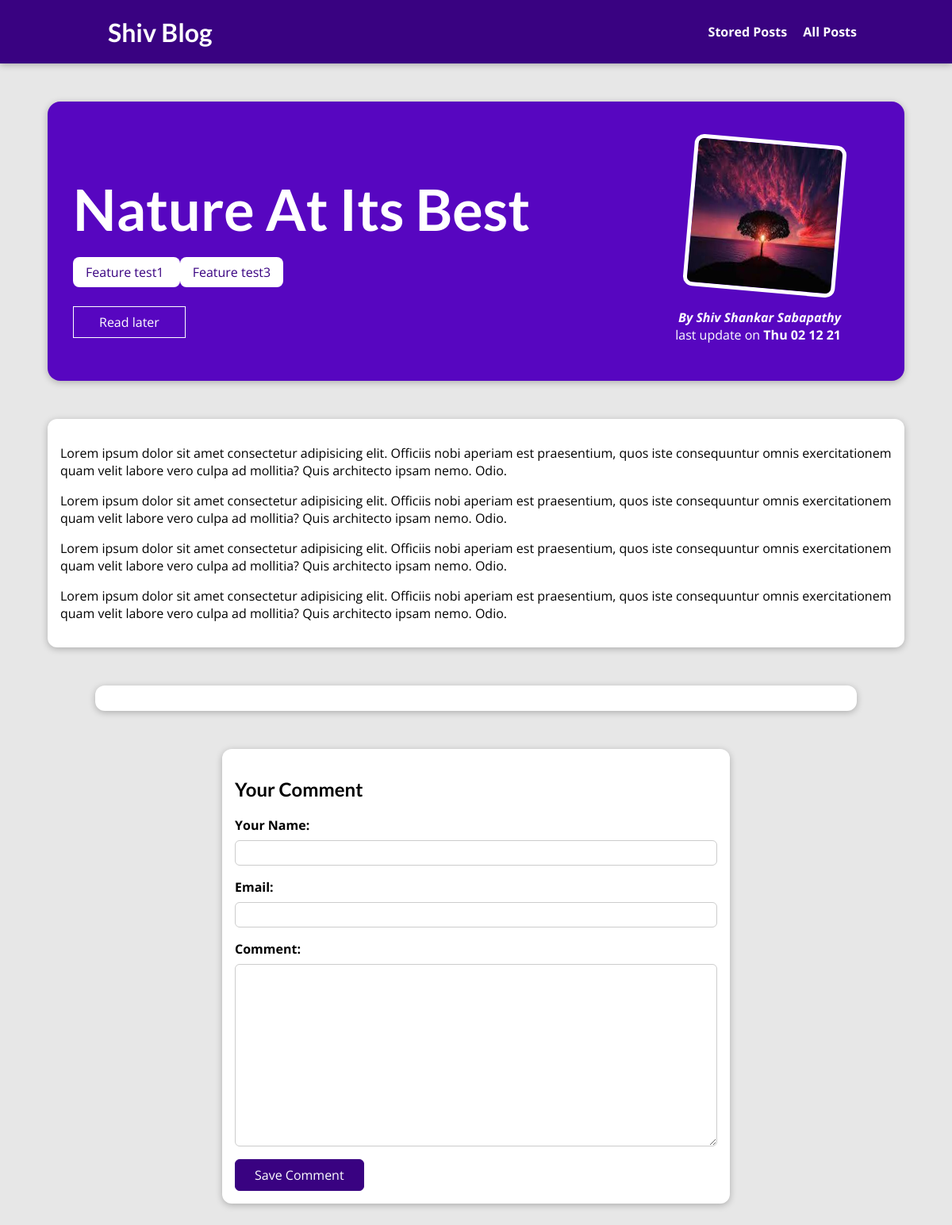
The app's page /blogs/into-the-woods, older data.
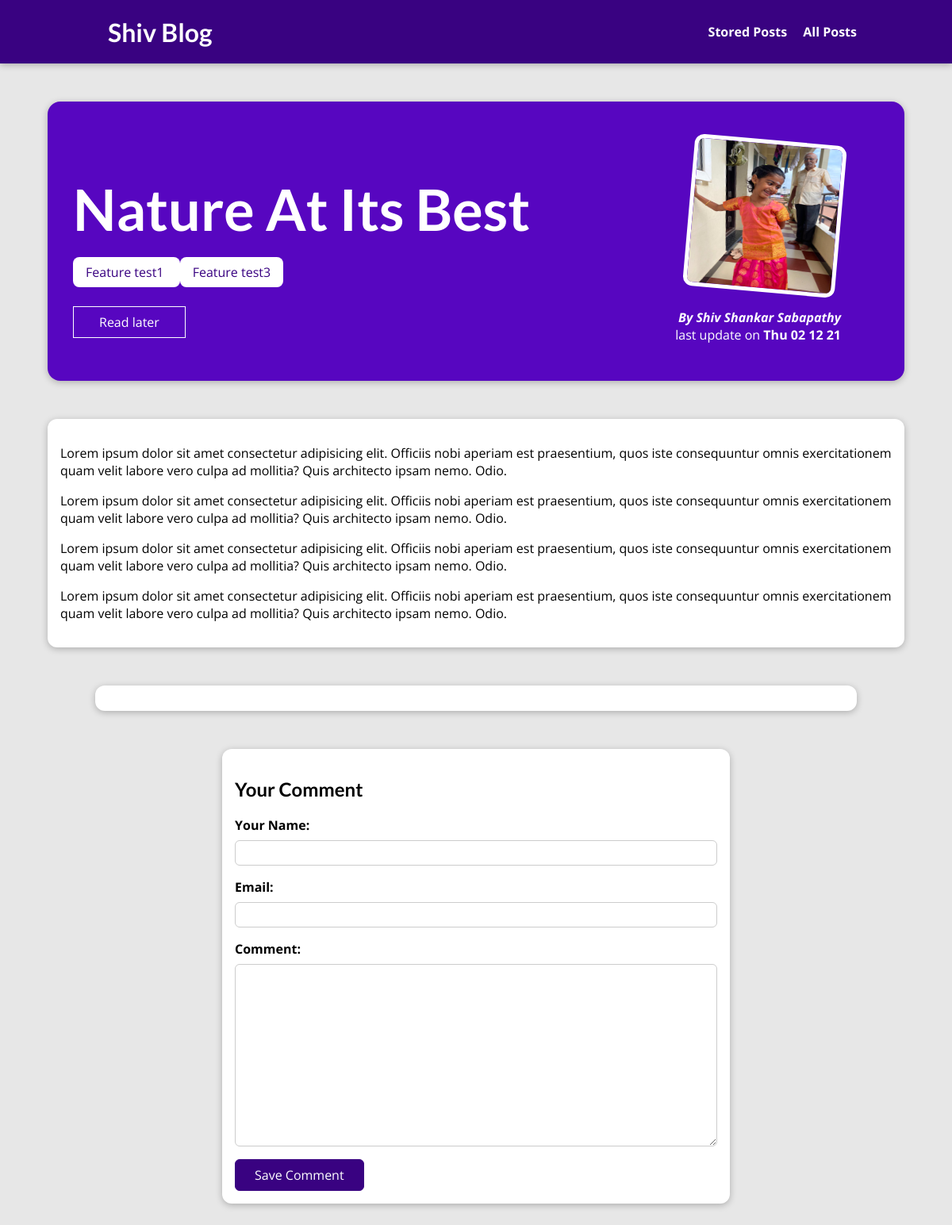
The same page, newer data.
### blog/models.py (models this page shows, shortened)
class Post(models.Model):
    title = models.CharField(max_length=100)
    excerpt = models.CharField(max_length=200)
    image = models.ImageField(upload_to='Prof_img', null = True)
    date = models.DateTimeField(auto_now_add=True)
    slug = models.SlugField(unique = True)
    content = models.TextField(validators= [MinLengthValidator(0)])
    author = models.ForeignKey(Author, null= True, on_delete=models.SET_NULL, related_name='Post')
    tags = models.ManyToManyField(Tag)

class Tag(models.Model):
    caption = models.CharField(max_length=50)

class Author(models.Model):
    first_name = models.CharField(max_length=50)
    last_name = models.CharField(max_length=50)
    email = models.EmailField()
    def full_name(self):
        return f'{self.first_name} {self.last_name}'
    def __str__(self):
        return self.full_name()

### blog/views.py (the view, shortened to what this page needs)
# urls.py: path('blogs/<slug:slug>', views.DetailPost.as_view(), name='blog_details'),
class DetailPost(View):
    def is_stored_post(self,request,post_id):
        stored_post = request.session.get('stored_post')
        if stored_post is not None:
            is_stored_for_later = post_id in stored_post
        else:
            is_stored_for_later = False
        return is_stored_for_later
    def get(self, request, slug):
        post = Post.objects.get(slug = slug)
        details = {
            'post_detail': post,
            'post_tag': post.tags.all(),
            'comment_form': CommentForm(),
            'comment': post.comments.all().order_by('-id'),
            'save_for_later': self.is_stored_post(request, post.id)
        }
        return render(request, 'blog/detail_post.html', details)

### blog/forms.py
class CommentForm(forms.ModelForm):
    class Meta:
        model = Comment
        exclude = ['post'] #this will exclude the listed fields
        labels = {
            'user_name': 'Your Name',
            'email': 'Email',
            'text': 'Comment'
        }

### blog/templates/blog/detail_post.html (shortened to what this page needs)
{% extends 'base.html' %}
{% load static %}
{% block css_file %}
    <link rel="stylesheet" href="{% static 'blog/detail_post.css' %}">
{% endblock css_file %}
{% block content %}
<section id="summary">
    <h2> {{ post_detail.title | title}} </h2>
    <br>
    <div>
        {% for tag in post_tag %}
            <span class="tag"> {{tag.caption}} </span>
        {% endfor %}
    </div>
    <div id="read-later">
        <form action="{% url 'read_later' %}" method = "POST" >
            <button>
                {% if save_for_later %}
                    Remove from Read later list
                {% else %}
                    Read later
                {% endif %}
            </button>
        </form>
    </div>
    <article>
        <img src="{{ post_detail.image.url }}" alt="{{ post_detail.title }}" />
        <address> By <a href="mailto: {{ post_detail.author.email}}"> {{post_detail.author | title}} </a> </address>
        <div>last update on <time> {{post_detail.date | date:"D d m y"}}</time> </div>
    </article>
</section>
<main>
    {{post_detail.content | linebreaks}}
</main>
<section id="comments">
</section>
<section id="comment-form">
    <h2> Your Comment </h2>
    <form action="{% url "blog_details" post_detail.slug %}" method="POST">
        {% for form_field in comment_form %}
            <div class = "form-control {% if form_field.errors%} invalid {% endif %}">
                {{ form_field.label_tag }}
                {{ form_field }}
            </div>
        {% endfor %}
        <button> Save Comment </button>
    </form>
</section>
{% endblock content%}

### templates/base.html (shortened to what this page needs)
{% load static %}
<!DOCTYPE html>
<html lang="en">
<head>
    <link rel="stylesheet" href="{% static "app.css" %}">
    {% block css_file %}
    {% endblock css_file %}
</head>
<body>
  <header id="main-navigation">
    <h1><a href="{% url 'home' %}">Shiv Blog</a></h1>
    <nav>
      <a href="{% url 'read_later' %}">Stored Posts</a>
      <a href="{% url 'blogs' %}">All Posts</a>
    </nav>
  </header>
  <section id="all_post_sec">
  {% block content %}
  {% endblock content %}
  </section>
</body>
</html>

### static/app.css (style rules this page uses)
* { box-sizing: border-box; }
html { font-family: 'Open Sans', 'Lato', sans-serif; }
body { margin: 0; }
h1, h2, h3 { font-family: 'Lato', sans-serif; font-weight: bold; }
#main-navigation { width: 100%; height: 5rem; display: flex; justify-content: space-between; align-items: center; padding: 0 10%; position: absolute; top: 0; left: 0; }
#main-navigation a { text-decoration: none; color: white; font-weight: bold; margin-left: 1rem; }

### blog/static/blog/detail_post.css (style rules this page uses)
body { background-color: #e7e7e7; }
#main-navigation { background-color: #390281; box-shadow: 0 2px 8px rgba(0, 0, 0, 0.25); }
#summary { margin: 8rem auto 3rem auto; padding: 2rem; width: 90%; max-width: 90rem; border-radius: 16px; background-color: #5706c0; position: relative; box-shadow: 0 2px 8px rgba(0, 0, 0, 0.25); height: 22rem; }
#summary h2 { color: white; font-size: 4.5rem; margin-bottom: 0.25rem; }
#summary article { position: absolute; top: 2rem; right: 3rem; padding: 1rem 2rem; border-radius: 12px; text-align: right; color: white; }
#summary article img { width: 12rem; height: 12rem; border-radius: 12px; transform: rotateZ(5deg); border: 5px solid white; margin-bottom: 1rem; }
#summary address { font-weight: bold; }
#summary a { color: white; text-decoration: none; }
#summary time { font-weight: bold; }
#read-later { margin: 2rem 0; }
#read-later button { background-color: transparent; border: 1px solid white; padding: 0.5rem 2rem; font: inherit; color: white; cursor: pointer; }
main { width: 90%; max-width: 90rem; margin: 3rem auto; background-color: white; padding: 1rem; border-radius: 12px; box-shadow: 0 2px 8px rgba(0, 0, 0, 0.25); }
.tag { background-color: white; color: #390281; padding: 0.5rem 1rem; border-radius: 8px; }
#comment-form { margin: 3rem auto; width: 90%; max-width: 40rem; border-radius: 12px; background-color: white; box-shadow: 0 2px 8px rgba(0, 0, 0, 0.25); padding: 1rem; }
#comment-form button { font: inherit; background-color: #390281; color: white; border: 1px solid #390281; padding: 0.5rem 1.5rem; border-radius: 6px; cursor: pointer; }
.form-control { margin-bottom: 1rem; }
.form-control label { font-weight: bold; margin-bottom: 0.5rem; display: block; }
.form-control input, .form-control textarea { display: block; width: 100%; font: inherit; padding: 0.25rem; border-radius: 6px; border: 1px solid #ccc; }
#comments { margin: 3rem auto; width: 90%; max-width: 60rem; border-radius: 12px; background-color: white; box-shadow: 0 2px 8px rgba(0, 0, 0, 0.25); padding: 1rem 2rem; }

Row changes from the older to the newer data that the page shows:
changed Post "Nature At Its Best": image: a different picture
